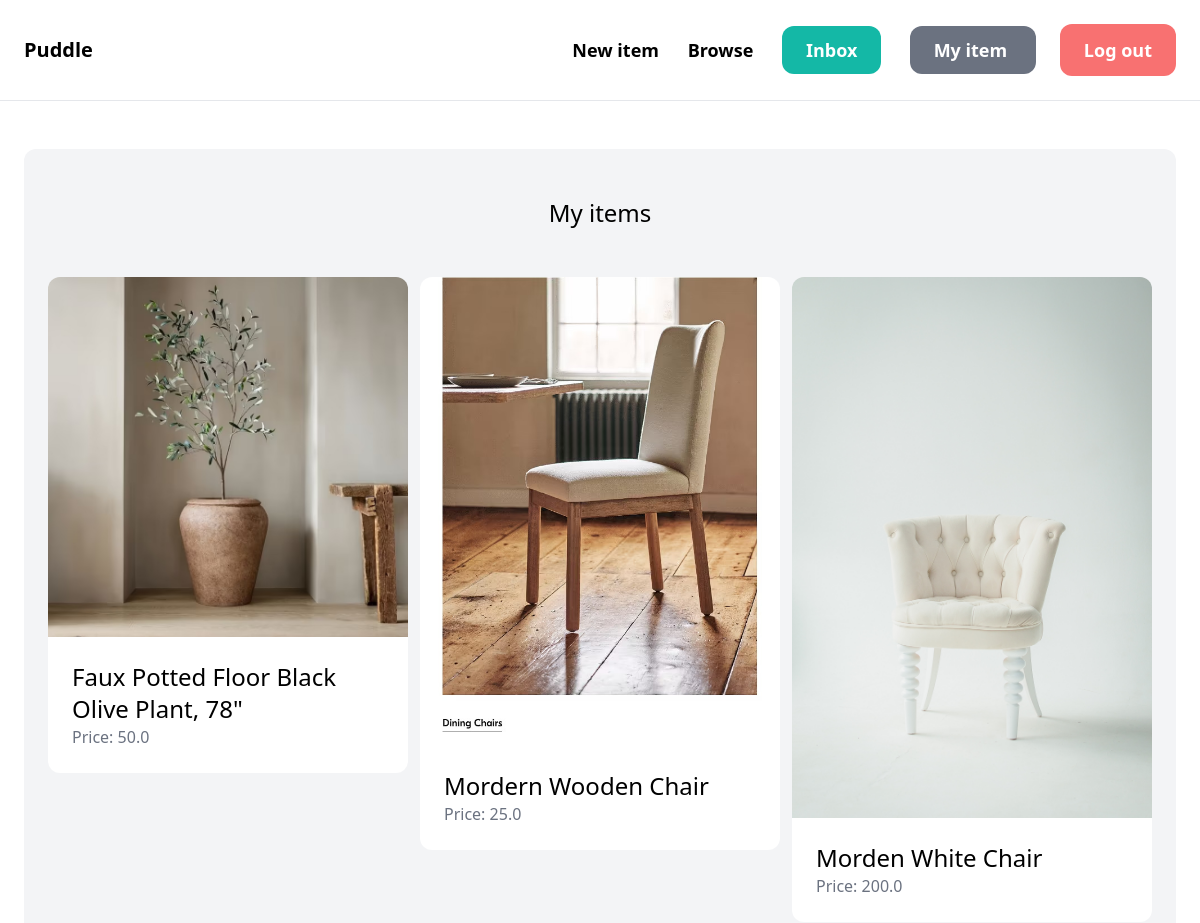
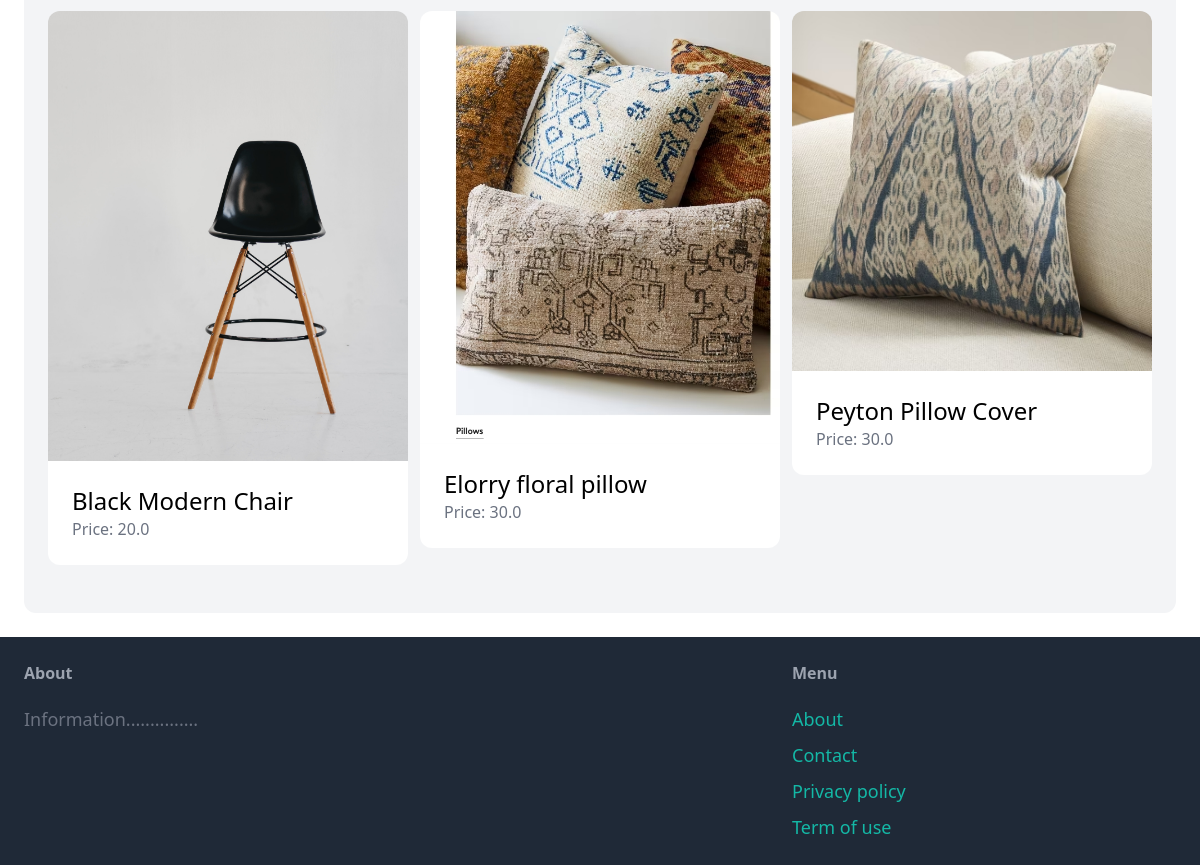
The app's page /dashboard/ (signed in) with its own data (2 pictures, top to bottom).
### item/models.py (models this page shows, shortened)
class Item(models.Model):
    category = models.ForeignKey(Category, related_name = 'items', on_delete=models.CASCADE)
    name= models.CharField(max_length=255)
    description = models.TextField(blank=True, null=True)
    price = models.FloatField()
    image = models.ImageField(upload_to='items_images', blank= True, null= True)
    is_sold = models.BooleanField(default= False)
    created_by = models.ForeignKey(User, related_name='items', on_delete=models.CASCADE)
    created_at = models.DateTimeField(auto_now_add=True)

### dashboard/views.py (the view)
# urls.py: path('', views.index, name='index'),
@login_required
def index(request):
    item = Item.objects.filter(created_by = request.user)
    return render(request, 'dashboard/index.html', {'items':item, })

### dashboard/templates/dashboard/index.html (shortened to what this page needs)
{% extends 'core/base.html' %}
{% block content %}
    <div class="mt-6 px-6 py-12 bg-gray-100 rounded-xl">
        <h2 class="mb-12 text-2xl text-center">My items</h2>
        <div class="grid grid-cols-3 gap-3">
            {% for item in items %}
                <div>
                    <a href="{% url 'item:detail' item.id %}">
                        <div>
                            <img src="{{ item.image.url }}" class="rounded-t-xl">
                        </div>
                        <div class="p-6 bg-white rounded-b-xl">
                            <h2 class="text-2xl">{{ item.name }}</h2>
                            <p class="text-gray-500">Price: {{ item.price }}</p>
                        </div>
                    </a>
                </div>
            {% endfor %}
        </div>
    </div>
{% endblock %}

### records on screen
Item: image (picture), name "Faux Potted Floor Black Olive Plant, 78\"", price "50.0"
Item: image (picture), name "Mordern Wooden Chair", price "25.0"
Item: image (picture), name "Morden White Chair", price "200.0"
Item: image (picture), name "Black Modern Chair", price "20.0"
Item: image (picture), name "Elorry floral pillow", price "30.0"
Item: image (picture), name "Peyton Pillow Cover", price "30.0"
